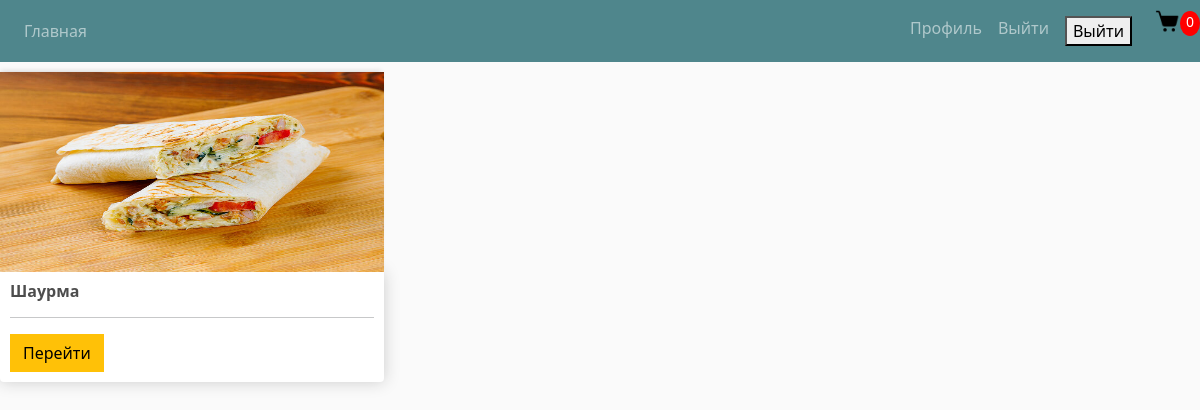
The page /menu/2/ (signed in) on the database its author committed.
### cafe/models.py (models this page shows, shortened)
class Food(models.Model):
    menu = models.ForeignKey(Menu, on_delete=models.SET_NULL, null=True, blank=True)
    name = models.CharField(max_length=200, null=True)
    price = models.FloatField()
    description = models.TextField(null=True)
    image = models.ImageField(null=True, blank=True)
    status = models.BooleanField(default=True)
    @property
    def imageURL(self):
        try:
            url = self.image.url
        except:
            url = ''
        return url

### cafe/views.py (the view)
# urls.py: path('menu/<id>/', views.menu_detail, name="menu_detail"),
def menu_detail(request, id):
    foods = Food.objects.filter(menu=id)
    context = {'foods':foods}
    return render(request, 'store/menu_detail.html', context)

### cafe/templates/store/menu_detail.html
{% extends "store/base.html" %}
{% load static %}
{% block content %}
    <div class="row">
        {% for food in foods %}
        <div class="col-lg-4">
          <img class="thumbnail" src="{{food.imageURL}}">
          <div class="box-element product">
              <h6><strong>{{food.name}}</strong></h6>
              <hr>
              <a href="#" class="btn btn-warning">Перейти</a>
          </div>
        </div>
        {% endfor %}
    </div>
{% endblock content %}

### static/css/main.css (style rules this page uses)
body { background-color: hsl(0, 0%, 98%); }
h1,h2,h3,h4,h5,h6 { color:hsl(0, 0%, 30%); }
.box-element { box-shadow:hsl(0, 0%, 80%) 0 0 16px; background-color: #fff; border-radius: 4px; padding: 10px; }
.thumbnail { width: 100%; height: 200px; -webkit-box-shadow: -1px -3px 5px -2px rgba(214,214,214,1); -moz-box-shadow: -1px -3px 5px -2px rgba(214,214,214,1); box-shadow: -1px -3px 5px -2px rgba(214,214,214,1); }
.product { border-radius: 0 0 4px 4px; }
.col-lg-4, .col-lg-6, .col-lg-8, .col-lg-12 { margin-top: 10px; }
.btn { border-radius: 0; }

### rows shown on the page
Food: imageURL (picture), name "Шаурма"
